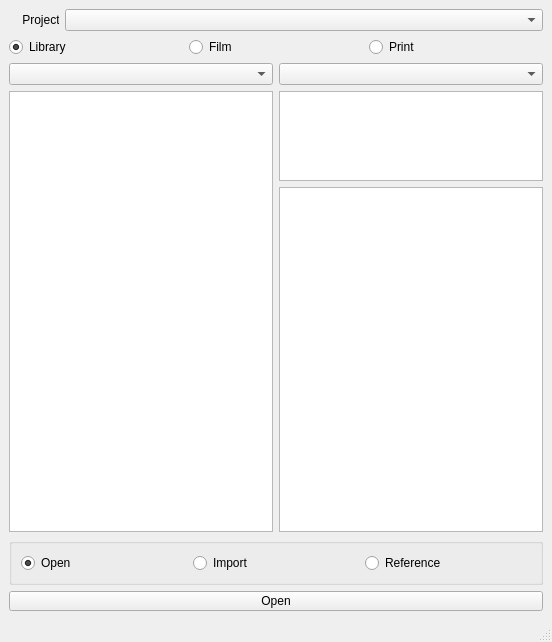
<?xml version="1.0" encoding="UTF-8"?>
<ui version="4.0">
 <class>MainWindow</class>
 <widget class="QMainWindow" name="MainWindow">
  <property name="geometry">
   <rect>
    <x>0</x>
    <y>0</y>
    <width>552</width>
    <height>642</height>
   </rect>
  </property>
  <property name="windowTitle">
   <string>MainWindow</string>
  </property>
  <widget class="QWidget" name="centralwidget">
   <layout class="QVBoxLayout" name="verticalLayout_3">
    <item>
     <layout class="QHBoxLayout" name="horizontalLayout_4">
      <item>
       <widget class="QLabel" name="projectLabel">
        <property name="maximumSize">
         <size>
          <width>50</width>
          <height>16777215</height>
         </size>
        </property>
        <property name="text">
         <string>    Project</string>
        </property>
       </widget>
      </item>
      <item>
       <widget class="QComboBox" name="projectList"/>
      </item>
     </layout>
    </item>
    <item>
     <layout class="QHBoxLayout" name="horizontalLayout_2">
      <item>
       <widget class="QRadioButton" name="libraryRadio">
        <property name="text">
         <string>Library</string>
        </property>
        <property name="checked">
         <bool>true</bool>
        </property>
       </widget>
      </item>
      <item>
       <widget class="QRadioButton" name="filmRadio">
        <property name="text">
         <string>Film</string>
        </property>
       </widget>
      </item>
      <item>
       <widget class="QRadioButton" name="printRadio">
        <property name="text">
         <string>Print</string>
        </property>
       </widget>
      </item>
     </layout>
    </item>
    <item>
     <layout class="QHBoxLayout" name="horizontalLayout_3">
      <item>
       <widget class="QComboBox" name="familyList"/>
      </item>
      <item>
       <widget class="QComboBox" name="deptList"/>
      </item>
     </layout>
    </item>
    <item>
     <layout class="QHBoxLayout" name="horizontalLayout">
      <item>
       <layout class="QVBoxLayout" name="verticalLayout_2">
        <item>
         <widget class="QListWidget" name="assetList"/>
        </item>
       </layout>
      </item>
      <item>
       <layout class="QVBoxLayout" name="verticalLayout">
        <item>
         <widget class="QListWidget" name="finalList">
          <property name="maximumSize">
           <size>
            <width>16777215</width>
            <height>90</height>
           </size>
          </property>
         </widget>
        </item>
        <item>
         <widget class="QListWidget" name="editList"/>
        </item>
       </layout>
      </item>
     </layout>
    </item>
    <item>
     <widget class="QGroupBox" name="groupBox">
      <property name="minimumSize">
       <size>
        <width>0</width>
        <height>0</height>
       </size>
      </property>
      <property name="title">
       <string/>
      </property>
      <property name="flat">
       <bool>true</bool>
      </property>
      <layout class="QHBoxLayout" name="horizontalLayout_6">
       <item>
        <layout class="QHBoxLayout" name="horizontalLayout_5">
         <item>
          <widget class="QRadioButton" name="openRadio">
           <property name="enabled">
            <bool>true</bool>
           </property>
           <property name="text">
            <string>Open</string>
           </property>
           <property name="checked">
            <bool>true</bool>
           </property>
          </widget>
         </item>
         <item>
          <widget class="QRadioButton" name="importRadio">
           <property name="text">
            <string>Import</string>
           </property>
          </widget>
         </item>
         <item>
          <widget class="QRadioButton" name="refRadio">
           <property name="text">
            <string>Reference</string>
           </property>
          </widget>
         </item>
        </layout>
       </item>
      </layout>
      <zorder>openRadio</zorder>
      <zorder>importRadio</zorder>
      <zorder></zorder>
     </widget>
    </item>
    <item>
     <widget class="QPushButton" name="openButton">
      <property name="minimumSize">
       <size>
        <width>0</width>
        <height>0</height>
       </size>
      </property>
      <property name="maximumSize">
       <size>
        <width>16777215</width>
        <height>20</height>
       </size>
      </property>
      <property name="text">
       <string>Open</string>
      </property>
     </widget>
    </item>
   </layout>
  </widget>
  <widget class="QStatusBar" name="statusbar"/>
 </widget>
 <resources/>
 <connections/>
</ui>
